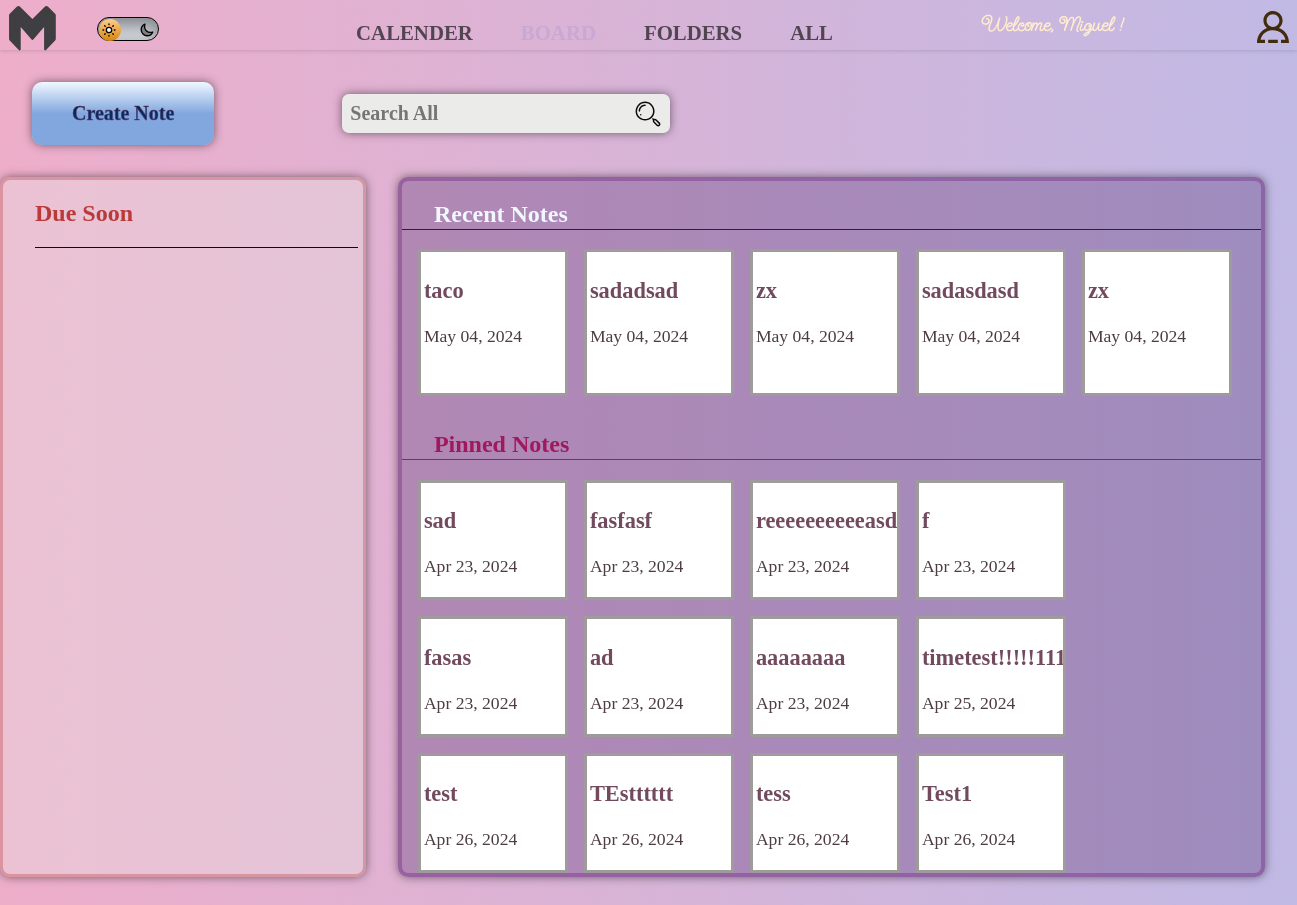
The page / (signed in) on the database as committed earlier.
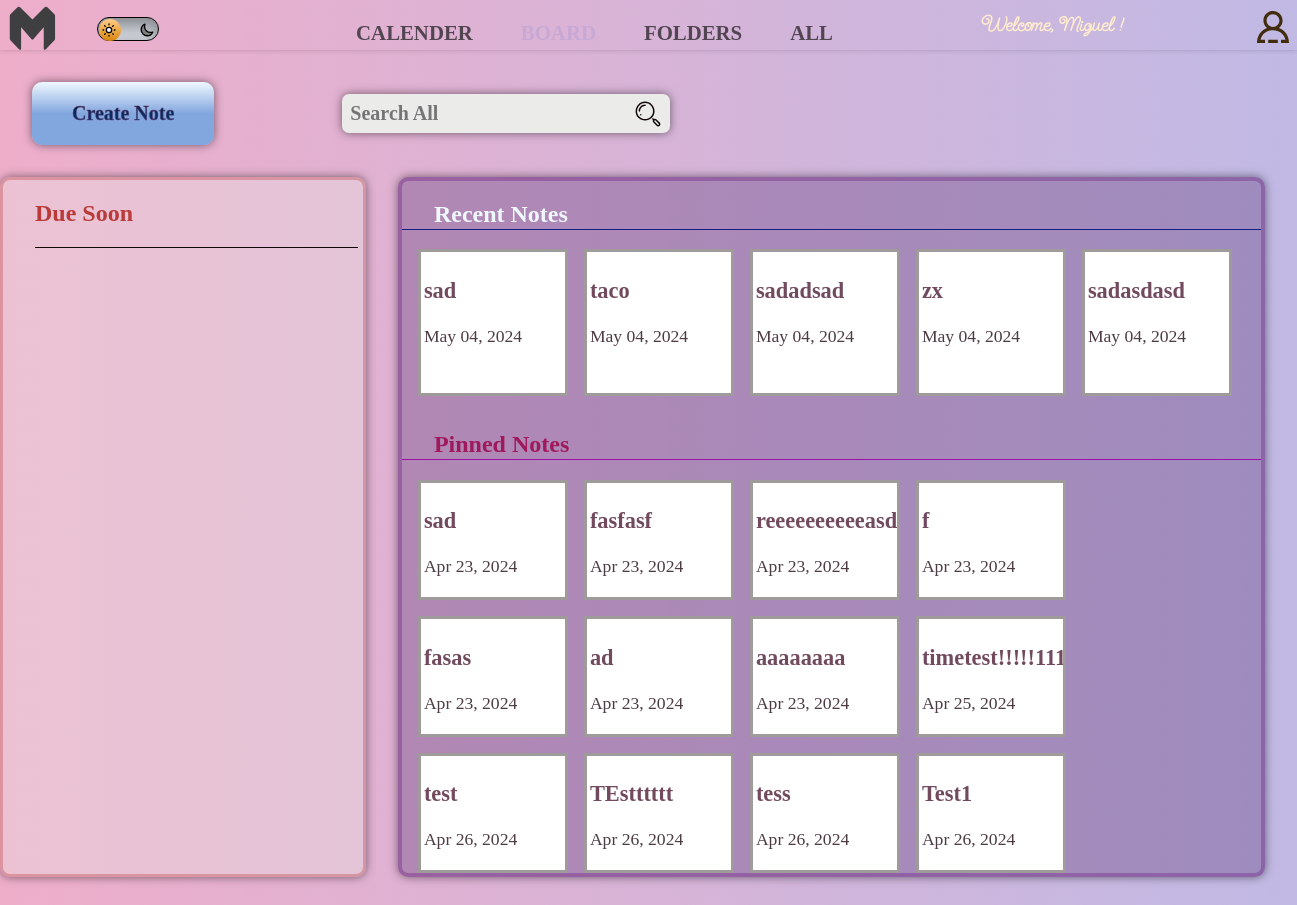
The same page on the database as committed later.
### firstapp/models.py (models this page shows, shortened)
class Note(models.Model):
    user = models.ForeignKey(User, related_name='notes', on_delete=models.CASCADE)
    title = models.CharField(max_length=200)
    text = models.TextField(null=True, blank=True)
    created = models.DateTimeField(auto_now_add=True)
    folder = models.ForeignKey(Folder, related_name='notes', on_delete=models.SET_NULL, null=True, blank=True)
    pinned = models.BooleanField(default=False)
    due_date = models.DateField(null=True, blank=True)
    due_time = models.TimeField(null=True, blank=True)

### firstapp/views.py (the view)
# urls.py: path('', views.home, name=''),
@login_required(login_url='accounts:login')
def home(request):
    folders = request.user.folders.all()
    current_date = timezone.now().date()
    future_date = current_date + timedelta(days=2)
    urgent_notes = request.user.notes.filter(due_date__range=[current_date, future_date]).order_by('due_date')
    pinned_notes = request.user.notes.filter(pinned=True)
    recent_notes = request.user.notes.order_by('-created')
    context = {'folders':folders,'urgent_notes':urgent_notes,'pinned_notes':pinned_notes,'recent_notes':recent_notes}
    if request.user.is_authenticated == False:
        return redirect('accounts:login')
    return render(request, 'firstapp/dashboard.html', context)

### firstapp/models.py (called while the page is built)
    def __str__(self):
        return self.name

### firstapp/templates/firstapp/dashboard.html (shortened to what this page needs)
{% extends './home.html' %}
{% block content %}
    <div class="dash-first-container">
        <div onclick='openNote()' class="create-note-button">
            <p class="create-note-text">
                Create Note
            </p>
        </div>
        <form class="search-form" action="" method="post"  autocomplete="off" >
            <div class="search-box search-folder">
                <input
                    class="search-input"
                    type="text"
                    name="search"
                    id="search"
                    placeholder="Search All"
                >
            </div>
        </form>
    </div>
    <div class="dash-second-container">
        <div class="urgent-note-container">
            <div class="urgent-note-header">
                <h2>Due Soon</h2>
            </div>
        </div>
        <div class="recent-pinned-container">
            <div class="recent-notes-container">
                <div class="recent-notes-header">
                    <h2>Recent Notes</h2>
                </div>
                <div class="recent-notes">
                    {% for note in recent_notes %}
                    <div class="small-note" data-note-id="{{ note.id }}" onclick="viewNote(this)">
                        <p class="small-note-title">{{note.title}}</p>
                        <p class="small-note-date">{{ note.created|date:"M d, Y" }}</p>
                        </div>
                    {% endfor %}
                </div>
            </div>
            <div class="pinned-notes-container">
                <div class="pinned-notes-header">
                    <h2>Pinned Notes</h2>
                </div>
                <div class="pinned-notes">
                    {% for note in pinned_notes %}
                    <div class="small-note" data-note-id="{{ note.id }}" onclick="viewNote(this)">
                        <p class="small-note-title">{{note.title}}</p>
                        <p class="small-note-date">{{ note.created|date:"M d, Y" }}</p>
                    </div>
                    {% endfor %}
                </div>
            </div>
        </div>
    </div>
{% endblock %}

### firstapp/templates/firstapp/home.html (shortened to what this page needs)
<!DOCTYPE html>
{% load static %}
<html lang="en">
  <head>
    <link rel="stylesheet" href="{% static 'styles/dashboard.css' %}" />
    <link rel="stylesheet" href="{% static 'styles/navbar.css' %}" />
    <link rel="stylesheet" href="{% static 'styles/folders.css' %}" />
    <link rel="stylesheet" href="{% static 'styles/note.css' %}" />
    <link
      rel="stylesheet"
      href="https://cdnjs.cloudflare.com/ajax/libs/normalize/8.0.1/normalize.min.css"
    />
  </head>
  <body>
    {% include 'firstapp/navbar.html' %}
    {% block content %}
    {% endblock %}
  </body>
</html>

### firstapp/templates/firstapp/navbar.html (shortened to what this page needs)
<nav class="navbar">
    <div class="first-nav-container">
        <a href="#"></a>
        <label class='dark-mode' for="dark-mode">
        </label>
    </div>
    <div class="menu-container">
        <a class='menu-links' href="#">CALENDER</a>
        <a class='menu-links' href="{% url '' %}">BOARD</a>
        <a class='menu-links' href="{% url 'folders' %}">FOLDERS</a>
        <a class='menu-links' href="#">ALL</a>
    </div>
    <div class="greeting">
        <p>Welcome, {{user.username}} !</p>
    </div>
    <div class="profile-container">
    </div>
</nav>

### static/styles/dashboard.css (style rules this page uses)
.dash-first-container { display: flex; margin:2rem; align-items: center; }
.create-note-button { padding: 0rem 2.5rem; position: relative; background-color: aliceblue; box-shadow: 0 0 10px 0 rgba(0, 0, 0, 0.5); border-radius: 10px; font-weight: 700; font-size:1.25rem; }
.create-note-button::after { position: absolute; height: 100%; width: 100%; content: ''; background: linear-gradient(0deg, rgba(21, 86, 190, 0.5) 50%, rgba(0,0,0,0) 100%); z-index: 1; bottom:0; left:0; opacity:1; cursor: pointer; transition: opacity .6s ease; border-radius: 10px; }
.create-note-text { -webkit-text-stroke: .5px rgb(161, 51, 51); }
.search-box { position: relative ; }
.search-input { padding: .5rem; border-radius: 7px; border: 0; outline: 0; font-size: 1.25rem; font-weight: 700; color: #140606; background-color: rgb(235, 235, 234); box-shadow: 0 0 10px 0 rgba(0, 0, 0, 0.5); width:80%; max-width: 500px; margin-left: 8rem; }
.search-icon { height: 2rem; width: 2rem; fill: #100808; cursor: pointer; transition: 250ms; position:absolute; bottom:3px; right:-40px; }
.dash-second-container { display: flex; }
.urgent-note-container { width:40%; max-width:500px; border:rgb(180, 40, 40,.3) 3px solid; border-radius: 10px; background-color: rgba(232, 225, 225, 0.4); height:auto; min-height:700px; max-height: 700px; overflow-y: scroll; box-shadow: 0 0 10px 0 rgba(0, 0, 0, 0.5); }
.urgent-note-header { display: flex; position: relative; border-bottom: #100808 1px solid; margin-left:2rem; margin-right:5px; }
.urgent-note-container h2 { color:#ba3a3a; font-weight:700; font-size:1.5rem; }
.recent-pinned-container { width:95%; margin-right: 2rem; margin-left:2rem; border:rgb(97, 8, 113,.3) 4px solid; border-radius: 10px; background-color: rgba(107, 73, 135, 0.4); max-height:700px; min-height:650px; box-shadow: 0 0 10px 0 rgba(0, 0, 0, 0.5); overflow-y: scroll; }
.recent-pinned-container h2 { color:aliceblue; font-weight:700; font-size:1.5rem; padding-left:2rem; border-bottom:#131E81 1px solid; }
.recent-notes { margin: 1rem; display:flex; overflow-x: scroll; }
.small-note { width: 150px; border: #a09b9b 3px solid; background-color: rgba(255, 255, 255); padding:3px; overflow:hidden; text-align: start; transition: 250ms ease; cursor:pointer; margin-right: 1rem; margin-bottom: 1rem; min-width:150px; }
.small-note-title { font-weight: 700; font-size: 1.4rem; color:rgb(113, 74, 94); }
.small-note-date { font-weight: 500; font-size: 1.1rem; color:rgb(77, 60, 68); }
.pinned-notes-header h2 { color:rgb(161, 25, 93); border-bottom:#9a10a9 1px solid; }
.pinned-notes { margin: 1rem; display:flex; flex-wrap: wrap; max-height: 100%; }

Rows that differ between the two databases and show on the page:
no longer on this page (row unchanged): Note: title "zx", created "May 04, 2024", shown under "Recent Notes"
added Note: title "sad", created "May 04, 2024", shown under "Recent Notes"
